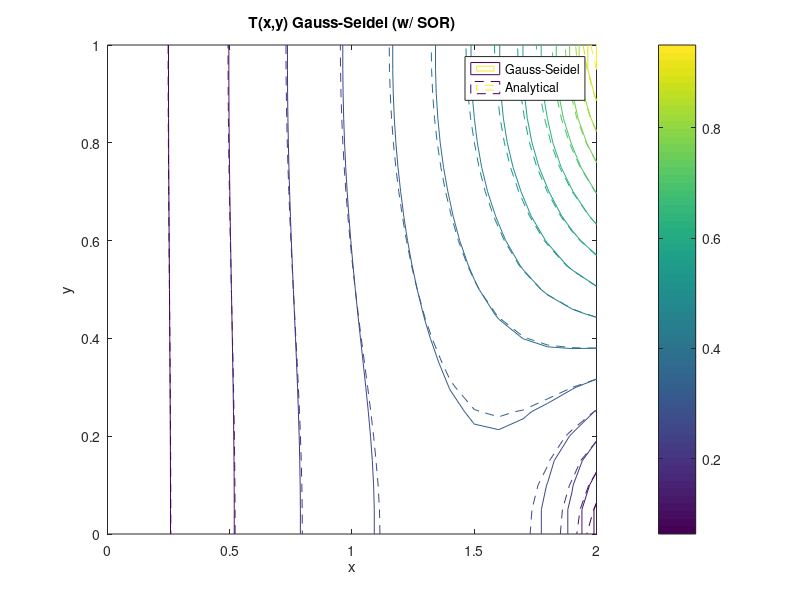

The MATLAB script that drew this image:
% Gauss Seidel w/SOR to solve Laplace Eqn
%     T_xx + T_yy = 0
% with Neumann and Dirichlet BCs.
%%
clearvars;close all;
% Parameters
nx=21; ny=21;                  % number of space steps
x=linspace(0,2,nx);            % x range
y=linspace(0,1,ny);            % y range
dx=x(2)-x(1);dy=y(2)-y(1);
B=(dx/dy)^2;
T_gs=zeros(nx,ny);             % initialize T for Point Jacobi
tol=1e-5;                      % error tolerance
err=1;                         % error
k=1;                           % iteration index
omega=1.95;                    % (optimal) relaxation parameter
%%
% Boundary Conditions
T_gs(1,:)=0;%left
T_gs(nx,:)=y;%right
T_gs(:,1)=T_gs(:,2);%bottom
T_gs(:,end)=T_gs(:,end-1);%top

Texact=T_gs;     %analytical 
%%
% Time loop
i=1;j=1;
rms=0;
while err>tol
    T_gsold=T_gs;

    for i=2:nx-1
        for j=2:ny-1
            %Gauss-Seidel
            T_gs(i,j)= (1-omega)*T_gsold(i,j) +(omega/(2*(1+B)))*(T_gs(i-1,j)+T_gsold(i+1,j)+B*(T_gs(i,j-1)+T_gsold(i,j+1)));
        end
    end

    %boundary conditions
    T_gs(1,:)=0;%left
    T_gs(nx,:)=y;%right
    T_gs(:,1)=T_gs(:,2);%bottom
    T_gs(:,end)=T_gs(:,end-1);%top
    
    err= max(max(abs(T_gs-T_gsold)));
    k=k+1;

end
%%
% analytical solution
for iii=1:nx
    for jjj=1:ny  
        A=0;
        for n=1:101
            if mod(n,2)==1
                A = A +((n*pi)^-2 * csch(2*n*pi) * sinh(n*pi*x(iii)) * cos(n*pi*y(jjj)));
            end 
        end
        Texact(iii,jjj)=(x(iii)/4)-(4*A);
    end
end
%%
levs=linspace(0,.95,16);
contour(x,y,T_gs',levs);
hold on
contour(x,y,Texact',levs,'--');
xlabel('x');ylabel('y');
axis square;
title('T(x,y) Gauss-Seidel (w/ SOR)');
legend('Gauss-Seidel','Analytical','location','best');
colorbar

pts={[0.5 0.25] [0.5 0.75] [1.5 0.25] [1.5 0.75]};
for zz=1:4
    pt=pts{zz};
    ii=find(x==pt(1));jj=find(y==pt(2));
    fprintf('T(%.1f,%.2f)= %f',pt(1),pt(2),T_gs(ii,jj)); fprintf('\n');
    fprintf('Texact(%.1f,%.2f)= %f',pt(1),pt(2),Texact(ii,jj)); fprintf('\n');
end   
fprintf('%i iterations \n',k);

%rel root mean square error 
tf = false(size(T_gs));
tf(2:end-1,2:end-1) = true ;
rrmse= sqrt(mean((T_gs(tf)./Texact(tf) -1).^2));


